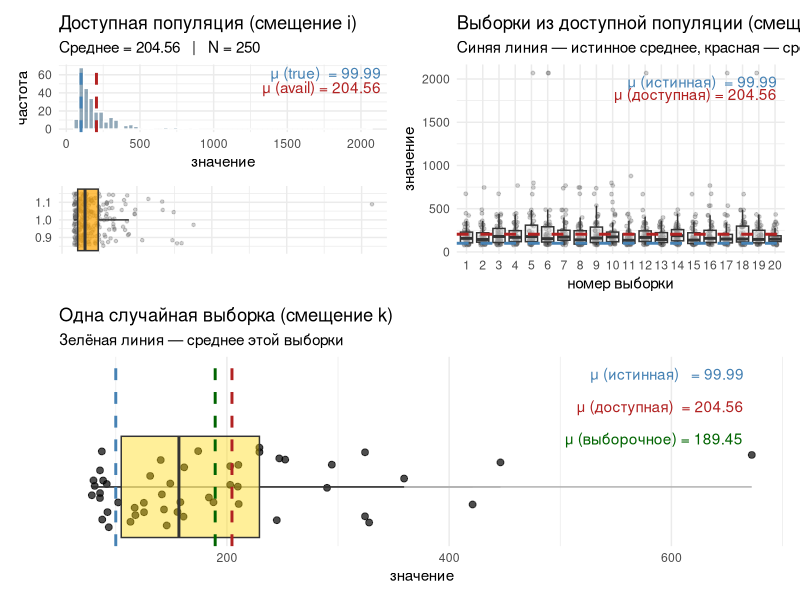
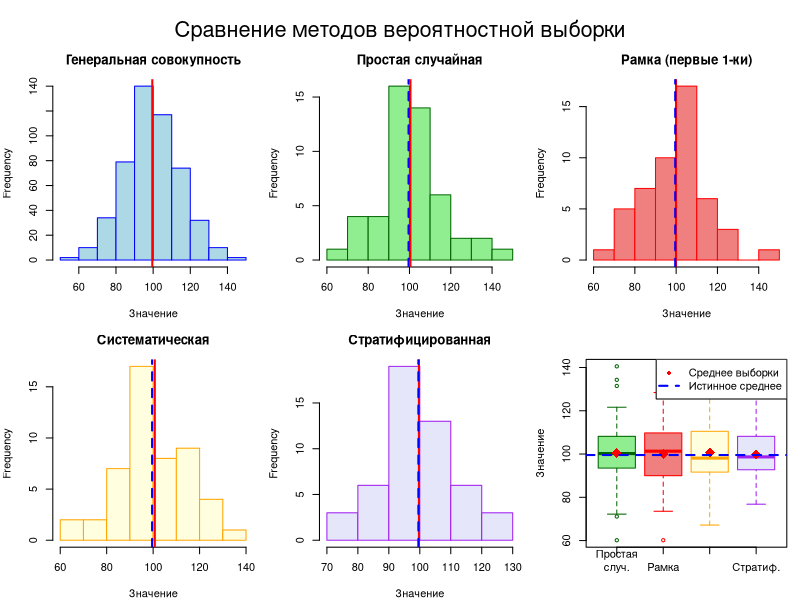

Reproduce these figures in R, in order.

################################################################################
# Лекция 1
# Типы данных и исходы, конечные точки
################################################################################

library(dplyr)
library(readr)
library(stringr)
library(lubridate)

# Функция для определения типа данных
guess_data_type <- function(x) {
  if (all(is.na(x))) return("Неопределенный")
  
  # Проверка на идентификатор (уникальные числовые или текстовые значения)
  if (length(unique(x)) == length(x) && !any(is.na(x))) {
    if (is.numeric(x) && all(x == floor(x))) return("Идентификатор")
    if (is.character(x)) return("Идентификатор")
  }
  
  # Проверка на бинарные данные
  if (length(unique(na.omit(x))) == 2) return("Бинарный")
  
  # Проверка на целочисленные данные
  if (is.numeric(x) && all(x == floor(x), na.rm = TRUE)) return("Целочисленный")
  
  # Проверка на числа с плавающей точкой
  if (is.numeric(x)) return("Число с плавающей точкой")
  
  # Проверка на дату/время
  if (any(class(x) %in% c("Date", "POSIXct", "POSIXt"))) return("Дата / время")
  
  # Попытка распарсить дату
  if (is.character(x)) {
    date_attempt <- try(parse_date_time(x, orders = c("ymd", "dmy", "mdy", "ymd HMS", "dmy HMS", "mdy HMS")), silent = TRUE)
    if (!inherits(date_attempt, "try-error") && sum(!is.na(date_attempt)) > length(x) * 0.5) {
      return("Дата / время")
    }
  }
  
  # Проверка на категориальные данные (малое количество уникальных значений)
  if (is.character(x) || is.factor(x)) {
    if (length(unique(x)) <= 10 && length(unique(x)) > 2) return("Категориальный")
    if (length(unique(x)) > 10) return("Текст")
  }
  
  # Проверка на порядковые данные (есть естественный порядок)
  if (is.ordered(x)) return("Порядковый")
  
  # По умолчанию
  return("Иной")
}

# Основная функция для обработки dataframe
process_dataframe_types <- function(df) {
  cat("Текущие типы данных и предполагаемые типы:\n")
  cat("============================================\n")
  
  type_info <- data.frame(
    Column = names(df),
    Current_Type = sapply(df, function(x) class(x)[1]),
    Guessed_Type = sapply(df, guess_data_type),
    stringsAsFactors = FALSE
  )
  
  print(type_info)
  cat("\n")
  
  # Создаем копию dataframe для модификации
  df_modified <- df
  
  # Предлагаем пользователю изменить типы данных
  cat("Хотите изменить типы данных для определенных столбцов? (y/n): ")
  response <- readline()
  
  if (tolower(response) == "y") {
    for (i in 1:nrow(type_info)) {
      col_name <- type_info$Column[i]
      guessed_type <- type_info$Guessed_Type[i]
      
      cat(sprintf("\nСтолбец: %s\n", col_name))
      cat(sprintf("Текущий тип: %s\n", type_info$Current_Type[i]))
      cat(sprintf("Предполагаемый тип: %s\n", guessed_type))
      
      cat("Доступные типы:\n")
      cat("1 - Идентификатор\n")
      cat("2 - Целочисленный\n")
      cat("3 - Число с плавающей точкой\n")
      cat("4 - Текст\n")
      cat("5 - Категориальный\n")
      cat("6 - Бинарный\n")
      cat("7 - Порядковый\n")
      cat("8 - Дата / время\n")
      cat("9 - Иной\n")
      cat("0 - Пропустить\n")
      
      cat("Выберите тип (0-9) или нажмите Enter для использования предполагаемого типа: ")
      choice <- readline()
      
      if (choice == "") {
        target_type <- guessed_type
      } else if (choice == "0") {
        next
      } else {
        type_map <- c("1" = "Идентификатор", "2" = "Целочисленный", "3" = "Число с плавающей точкой",
                     "4" = "Текст", "5" = "Категориальный", "6" = "Бинарный",
                     "7" = "Порядковый", "8" = "Дата / время", "9" = "Иной")
        target_type <- type_map[choice]
      }
      
      # Преобразование типа данных
      df_modified <- convert_column_type(df_modified, col_name, target_type)
    }
  }
  
  # Показываем итоговые типы данных
  cat("\nИтоговые типы данных:\n")
  cat("=====================\n")
  final_types <- data.frame(
    Column = names(df_modified),
    Final_Type = sapply(df_modified, function(x) class(x)[1]),
    stringsAsFactors = FALSE
  )
  print(final_types)
  
  return(df_modified)
}

# Функция для преобразования типа данных столбца
convert_column_type <- function(df, col_name, target_type) {
  col_data <- df[[col_name]]
  
  switch(target_type,
         "Идентификатор" = {
           if (is.numeric(col_data)) {
             df[[col_name]] <- as.integer(col_data)
           } else {
             df[[col_name]] <- as.character(col_data)
           }
         },
         "Целочисленный" = {
           df[[col_name]] <- as.integer(col_data)
         },
         "Число с плавающей точкой" = {
           df[[col_name]] <- as.numeric(col_data)
         },
         "Текст" = {
           df[[col_name]] <- as.character(col_data)
         },
         "Категориальный" = {
           df[[col_name]] <- as.factor(col_data)
         },
         "Бинарный" = {
           df[[col_name]] <- as.factor(col_data)
         },
         "Порядковый" = {
           df[[col_name]] <- ordered(col_data)
         },
         "Дата / время" = {
           df[[col_name]] <- parse_date_time(col_data, orders = c("ymd", "dmy", "mdy", "ymd HMS", "dmy HMS", "mdy HMS"))
         },
         "Иной" = {
           # Оставляем как есть
         }
  )
  
  return(df)
}

# Пример использования
# Создаем тестовый dataframe
example_df <- data.frame(
  id = 1:10,
  age = c(25, 30, 35, 40, 45, 50, 55, 60, 65, 70),
  salary = c(50000.50, 60000.75, 70000.25, 80000.00, 90000.50, 100000.75, 110000.25, 120000.00, 130000.50, 140000.75),
  name = c("John", "Jane", "Bob", "Alice", "Charlie", "Diana", "Eve", "Frank", "Grace", "Henry"),
  department = c("IT", "HR", "IT", "Finance", "HR", "IT", "Finance", "HR", "IT", "Finance"),
  active = c(TRUE, FALSE, TRUE, FALSE, TRUE, FALSE, TRUE, FALSE, TRUE, FALSE),
  rating = ordered(c("Low", "Medium", "High", "Low", "Medium", "High", "Low", "Medium", "High", "Low")),
  start_date = c("2020-01-01", "2019-06-15", "2021-03-10", "2018-12-01", "2022-05-20", 
                 "2017-08-15", "2020-11-30", "2019-02-14", "2021-07-04", "2018-04-01")
)

# Запускаем обработку
processed_df <- process_dataframe_types(example_df)

processed_df |> str()

################################################################################
# Лекция 1.2
# Принципы формирования выборок
################################################################################

# Различные выборочные смещения

library(ggplot2)
library(patchwork)

sampling_demo_ru <- function(global_mean,
                             seed        = 42,
                             avail_size  = 1e5,
                             sample_size = 50) {

  set.seed(seed)

  ## 1. Истинная популяция --------------------------------------------
  pop_N  <- 1e6
  sigma  <- 1
  mu_ln  <- log(global_mean) - 0.5 * sigma^2
  pop    <- rlnorm(pop_N, meanlog = mu_ln, sdlog = sigma)
  pop_mu <- mean(pop)

  ## 2. Доступная популяция (Bias-i) -----------------------------------
  thresh     <- quantile(pop, 0.60)               # верхние 40 %
  avail_pool <- pop[pop > thresh]
  avail      <- sample(avail_pool, avail_size)
  avail_mu   <- mean(avail)

  ## 3. Выборки (Bias-e / Bias-k) --------------------------------------
  nsamples    <- 20
  samples_lst <- replicate(nsamples,
                           sample(avail, sample_size, replace = TRUE),
                           simplify = FALSE)
  samples_df  <- data.frame(
    value     = unlist(samples_lst),
    sample_id = factor(rep(seq_len(nsamples), each = sample_size))
  )
  samp1     <- samples_lst[[1]]
  samp1_df  <- data.frame(value = samp1)
  samp1_mu  <- mean(samp1)

  #--------------------------------------------------------------------
  # 4. График 1  –  доступная популяция (+ глобальный μ)
  #--------------------------------------------------------------------
  p_avail_hist <- ggplot(data.frame(x = avail), aes(x)) +
    geom_histogram(bins = 60, fill = "skyblue4", alpha = .6,
                   colour = "white") +
    # две вертикальные линии-средние
    geom_vline(xintercept = pop_mu,   colour = "steelblue",
               linetype = "dashed", linewidth = 1) +
    geom_vline(xintercept = avail_mu, colour = "firebrick",
               linetype = "dashed",  linewidth = 1) +
    labs(title    = "Доступная популяция (смещение i)",
         subtitle = sprintf("Среднее = %.2f   |   N = %s",
                            avail_mu, format(avail_size, big.mark = " ")),
         x = "значение", y = "частота") +
    theme_minimal() +
    # подписи в правом-верхнем углу
    annotate("text", x = Inf, y = Inf,
             label = paste0("μ (true)  = ", round(pop_mu,  2)),
             hjust = 1.05, vjust = 1.2, colour = "steelblue") +
    annotate("text", x = Inf, y = Inf,
             label = paste0("μ (avail) = ", round(avail_mu, 2)),
             hjust = 1.05, vjust = 2.4, colour = "firebrick")

  p_avail_box <- ggplot(data.frame(y = avail), aes(x = 1, y = y)) +
    geom_jitter(width = .15, colour = "grey40", alpha = .3, size = .9) +
    geom_boxplot(width = .35, fill = "orange",
                 outlier.shape = NA, alpha = .7) +
    coord_flip() +
    theme_minimal() +
    theme(axis.title = element_blank(),
          axis.text.x = element_blank(),
          axis.ticks.x = element_blank())

  p1 <- p_avail_hist / p_avail_box

  #--------------------------------------------------------------------
  # 5. График 2  –  множество выборок
  #--------------------------------------------------------------------
  ymax <- max(samples_df$value)

  p2 <- ggplot(samples_df, aes(x = sample_id, y = value)) +
    geom_point(colour = "grey40", alpha = .3, size = 1,
               position = position_jitter(width = .15)) +
    geom_boxplot(fill = "grey90", colour = "grey20",
                 alpha = .4, outlier.shape = NA) +
    geom_hline(yintercept = pop_mu,   colour = "steelblue",
               linetype = "dashed", linewidth = 1) +
    geom_hline(yintercept = avail_mu, colour = "firebrick",
               linetype = "dashed", linewidth = 1) +
    labs(title    = "Выборки из доступной популяции (смещение e)",
         subtitle = "Синяя линия — истинное среднее, красная — среднее доступной популяции",
         x = "номер выборки", y = "значение") +
    theme_minimal() +
    coord_cartesian(clip = "off") +
    annotate("text", x = Inf, y = ymax,
             label = paste0("μ (истинная)  = ", round(pop_mu,  2)),
             hjust = 1.05, vjust = 1.2, colour = "steelblue") +
    annotate("text", x = Inf, y = ymax * 0.93,
             label = paste0("μ (доступная) = ", round(avail_mu, 2)),
             hjust = 1.05, vjust = 1.2, colour = "firebrick")

  #--------------------------------------------------------------------
  # 6. График 3  –  одна выборка
  #--------------------------------------------------------------------
  xmax <- max(samp1_df$value)

  p3 <- ggplot(samp1_df, aes(x = value, y = 1)) +
    geom_segment(aes(xend = samp1_mu, yend = 1), colour = "grey70") +
    geom_point(size = 2, alpha = .7, colour = "black",
               position = position_jitter(height = .1)) +
    geom_boxplot(width = .25, fill = "gold",
                 alpha = .4, outlier.shape = NA) +
    geom_vline(xintercept = samp1_mu, colour = "darkgreen",
               linetype = "dashed", linewidth = 1) +
    geom_vline(xintercept = avail_mu, colour = "firebrick",
               linetype = "dashed", linewidth = 1) +
    geom_vline(xintercept = pop_mu,   colour = "steelblue",
               linetype = "dashed", linewidth = 1) +
    scale_y_continuous(breaks = NULL) +
    labs(title    = "Одна случайная выборка (смещение k)",
         subtitle = "Зелёная линия — среднее этой выборки",
         x = "значение", y = NULL) +
    theme_minimal() +
    coord_cartesian(clip = "off") +
    annotate("text", x = xmax, y = 1.30,
             label = paste0("μ (истинная)   = ", round(pop_mu,  2)),
             hjust = 1.05, vjust = 1.2, colour = "steelblue") +
    annotate("text", x = xmax, y = 1.22,
             label = paste0("μ (доступная)  = ", round(avail_mu, 2)),
             hjust = 1.05, vjust = 1.2, colour = "firebrick") +
    annotate("text", x = xmax, y = 1.14,
             label = paste0("μ (выборочное) = ", round(samp1_mu, 2)),
             hjust = 1.05, vjust = 1.2, colour = "darkgreen")

  #--------------------------------------------------------------------
  # 7. Компоновка
  #--------------------------------------------------------------------
  (p1 | p2) / p3
}

## Пример
sampling_demo_ru(global_mean = 100,
                 seed        = 1,
                 avail_size  = 250,
                 sample_size = 50)


###############################################################################
# Вероятностный сэмплинг

library(tidyverse)

demonstrate_sampling_methods <- function(
    mean            = 100,      # среднее генеральной
    N               = 500,      # размер генеральной
    seed            = 0,
    sample_size     = 50,
    n_strata        = 3,
    strata_probs    = NULL,     # вектор длиной n_strata или NULL
    frame_pattern   = c(0, 1)   # короткий вектор 0/1; будет «плиткой» повторён
) {
  set.seed(seed)

  ## 1. Генеральная совокупность --------------------------------------
  population <- rnorm(N, mean = mean, sd = 15)

  population_df <- data.frame(
    id      = 1:N,
    value   = population,
    stratum = sample(1:n_strata, N, replace = TRUE,
                     prob = if (is.null(strata_probs))
                              rep(1 / n_strata, n_strata) else strata_probs)
  )

  ## 2. Простая случайная выборка -------------------------------------
  simple_random_sample <- population_df[sample(N, sample_size), ]
  simple_random_mean   <- mean(simple_random_sample$value)

  ## 3. Выборка по рамке (детерминированно) ---------------------------
  frame_full <- rep(frame_pattern, length.out = N)  # «плитка» до длины N
  in_frame   <- frame_full == 1
  frame_pool <- population_df[in_frame, ]

  if (nrow(frame_pool) < sample_size)
    stop("В рамке меньше единиц '1', чем требуется sample_size.")

  frame_sample <- frame_pool[seq_len(sample_size), ]   # первые sample_size
  frame_mean   <- mean(frame_sample$value)

  ## 4. Систематическая выборка ---------------------------------------
  k     <- ceiling(N / sample_size)
  start <- sample(1:k, 1)
  sys_i <- seq(start, N, by = k)
  systematic_sample <- population_df[sys_i, ]
  systematic_mean   <- mean(systematic_sample$value)

  ## 5. Стратифицированная выборка ------------------------------------
  str_sizes  <- table(population_df$stratum)
  str_samps  <- round(sample_size * str_sizes / N)
  if (sum(str_samps) != sample_size)
    str_samps[1] <- str_samps[1] + (sample_size - sum(str_samps))

  stratified_sample <- do.call(
    rbind,
    lapply(seq_len(n_strata), function(s) {
      rows <- population_df[population_df$stratum == s, ]
      if (str_samps[s] > 0)
        rows[sample(nrow(rows), str_samps[s]), ]
    })
  )
  stratified_mean <- mean(stratified_sample$value)
  weighted_stratified_mean <-
    sum(tapply(stratified_sample$value,
               stratified_sample$stratum, mean) * (str_sizes / N))

  ## 6. Сводка ---------------------------------------------------------
  comparison <- data.frame(
    Метод       = c("Генеральная", "Простая случайная", "Рамка",
                    "Систематическая", "Стратифицированная"),
    Среднее     = c(mean(population), simple_random_mean, frame_mean,
                    systematic_mean, stratified_mean),
    Размер      = c(N, sample_size, sample_size,
                    nrow(systematic_sample), nrow(stratified_sample)),
    Абс_ошибка  = c(0,
                    abs(simple_random_mean - mean(population)),
                    abs(frame_mean          - mean(population)),
                    abs(systematic_mean     - mean(population)),
                    abs(stratified_mean     - mean(population)))
  )

  ## 7. Возврат --------------------------------------------------------
  list(
    population            = population,
    population_df         = population_df,
    frame_full            = frame_full,
    simple_random_sample  = simple_random_sample,
    frame_sample          = frame_sample,
    systematic_sample     = systematic_sample,
    stratified_sample     = stratified_sample,
    results = list(
      population_mean     = mean(population),
      simple_random_mean  = simple_random_mean,
      frame_mean          = frame_mean,
      systematic_mean     = systematic_mean,
      stratified_mean     = stratified_mean,
      weighted_stratified_mean = weighted_stratified_mean,
      population_strata_pct = prop.table(str_sizes) * 100,
      sample_strata_pct     = prop.table(table(stratified_sample$stratum)) * 100
    ),
    comparison  = comparison,
    parameters = list(
      mean, N, seed, sample_size, n_strata,
      strata_probs = if (is.null(strata_probs))
                       rep(1 / n_strata, n_strata) else strata_probs,
      frame_pattern = frame_pattern
    )
  )
}

###############################################################################
#  Визуализация
###############################################################################
visualize_sampling_results <- function(res) {
  par(mfrow = c(2, 3), mar = c(4,4,3,1), oma = c(0,0,3,0))

  # 1. генеральная
  hist(res$population, main = "Генеральная совокупность",
       xlab = "Значение", col = "lightblue", border = "blue")
  abline(v = res$results$population_mean, col = "red", lwd = 2)

  # 2. простая случайная
  hist(res$simple_random_sample$value, main = "Простая случайная",
       xlab = "Значение", col = "lightgreen", border = "darkgreen")
  abline(v = res$results$simple_random_mean, col = "red", lwd = 2)
  abline(v = res$results$population_mean,   col = "blue", lwd = 2, lty = 2)

  # 3. рамка
  hist(res$frame_sample$value, main = "Рамка (первые 1-ки)",
       xlab = "Значение", col = "lightcoral", border = "red")
  abline(v = res$results$frame_mean,      col = "red", lwd = 2)
  abline(v = res$results$population_mean, col = "blue", lwd = 2, lty = 2)

  # 4. систематическая
  hist(res$systematic_sample$value, main = "Систематическая",
       xlab = "Значение", col = "lightyellow", border = "orange")
  abline(v = res$results$systematic_mean, col = "red", lwd = 2)
  abline(v = res$results$population_mean, col = "blue", lwd = 2, lty = 2)

  # 5. стратифицированная
  hist(res$stratified_sample$value, main = "Стратифицированная",
       xlab = "Значение", col = "lavender", border = "purple")
  abline(v = res$results$stratified_mean, col = "red", lwd = 2)
  abline(v = res$results$population_mean, col = "blue", lwd = 2, lty = 2)

  # 6. boxplot сравнения
  box_vals <- list(
    "Простая\nслуч." = res$simple_random_sample$value,
    "Рамка"          = res$frame_sample$value,
    "Систематич."    = res$systematic_sample$value,
    "Стратиф."       = res$stratified_sample$value
  )
  boxplot(box_vals, col = c("lightgreen","lightcoral",
                            "lightyellow","lavender"),
          border = c("darkgreen","red","orange","purple"),
          ylab = "Значение")
  means <- sapply(box_vals, mean)
  points(seq_along(means), means, pch = 18, cex = 2, col = "red")
  abline(h = res$results$population_mean, col = "blue", lwd = 2, lty = 2)
  legend("topright", legend = c("Среднее выборки", "Истинное среднее"),
         pch = c(18, NA), col = c("red","blue"), lty = c(NA,2), lwd = c(NA,2))

  mtext("Сравнение методов вероятностной выборки", outer = TRUE, cex = 1.3)
}

###############################################################################
#  ПРИМЕР ИСПОЛЬЗОВАНИЯ
###############################################################################
set.seed(123)
my_pattern <- c(0,0,1,0,1)   # задаём «шаблон» для рамки

res <- demonstrate_sampling_methods(
  mean          = 100,
  N             = 500,
  seed          = 42,
  sample_size   = 50,
  n_strata      = 4,
  strata_probs  = c(0.2, 0.3, 0.25, 0.25),
  frame_pattern = my_pattern          # <<< ключевой аргумент
)

# смотрим сводку
print(res$comparison)

res$stratified_sample %>% 
  group_by(stratum) %>% 
  summarise(
    Mean = mean(value),
    n    = n()
  ) %>% 
  mutate(`Доля, %` = n / sum(n) * 100)    # доля каждой страты, %

# визуализация
visualize_sampling_results(res)
